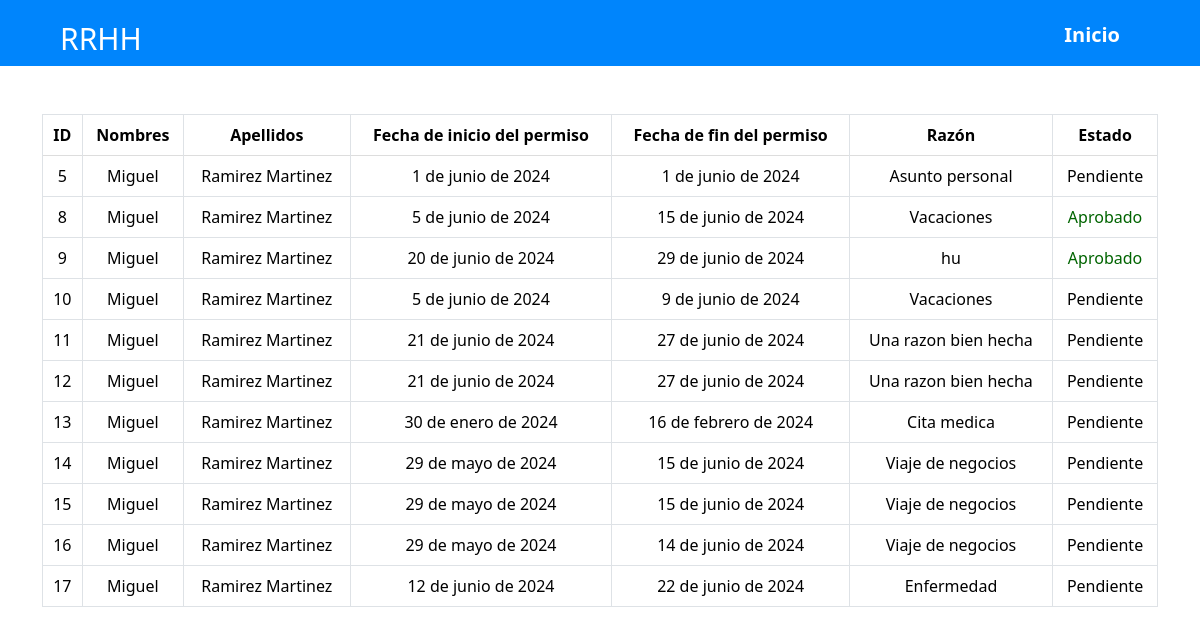
The page /rrhh/empleado/permisos/RM0009 on the database its author committed.
### RRHH/models.py (models this page shows, shortened)
class Permiso(models.Model):
    codigo_permiso = models.AutoField(primary_key=True)
    carnet = models.ForeignKey(Empleado, on_delete=models.CASCADE, related_name='permisos')
    fechainicio = models.DateField()
    fechafinal = models.DateField()
    justificacion = models.TextField()
    estado = [
        ('1', 'Aprobado'),
        ('2', 'Rechazado'),
        ('3', 'Pendiente'),
        ]
    estado = models.TextField(max_length=10, choices=estado, default='Pendiente')

class Empleado(models.Model):
    carnet = models.CharField(max_length=6, primary_key=True)
    nombres = models.CharField(max_length=50)
    apellidos = models.CharField(max_length=50)
    dui = models.CharField(max_length=10)
    area = models.ForeignKey(Area, on_delete=models.CASCADE, related_name='empleados_area', default=1)
    cargo = models.ForeignKey(Cargo, on_delete=models.CASCADE, related_name='empleados_cargo')
    departamento = models.ForeignKey('Departamento', on_delete=models.CASCADE, related_name='empleados_departamento', default=1)
    municipio = models.ForeignKey('Municipio', on_delete=models.CASCADE, related_name='empleados_municipio', default=1)
    telefono = models.CharField(max_length=9, default='0000-0000')
    sexo = [
        ('M', 'Masculino'),
        ('F', 'Femenino')
        ]
    roles = [
        ('1', 'Administrador'),
        ('2', 'Empleado')
        ]
    rol = models.CharField(max_length=1, choices=roles, default='2')
    genero = models.CharField(max_length=1, choices=sexo, default='M')
    fechanacimiento = models.DateField()
    direccion = models.TextField()
    salariobase = models.DecimalField(max_digits=10, decimal_places=2)

### RRHH/views.py (the view)
# urls.py: path('empleado/permisos/<id>',GestionarPermisosView, name='gestionar_permisosEM'),
def GestionarPermisosView(request, id):
    empleado = get_object_or_404(Empleado, carnet=id)
    permisos = Permiso.objects.filter(carnet=empleado)
    return render(request, 'EMgestionarPermisos.html', {'permisos': permisos, 'empleado':empleado})

### RRHH/templates/EMgestionarPermisos.html (shortened to what this page needs)
<!doctype html>
<html lang="en">
  <head>
    <link href="https://cdn.jsdelivr.net/npm/bootstrap@5.3.3/dist/css/bootstrap.min.css" rel="stylesheet">
  </head>
  <body>
    {% extends 'navCard.html' %}
    {% block content %}
  <br><br>
    <div class="container table-responsive text-center">
        <table class="table align-middle table-bordered">
          <thead class="table-header">
            <tr>
              <th>ID</th>
              <th>Nombres</th>
              <th>Apellidos</th>
              <th>Fecha de inicio del permiso</th>
              <th>Fecha de fin del permiso</th>
              <th>Razón</th>
              <th>Estado</th>
            </tr>
          </thead>
          <tbody class="table-body">
            {% for permiso in permisos %}
            <tr>
              <td>{{ permiso.codigo_permiso }}</td>
              <td>{{ empleado.nombres }}</td>
              <td>{{ empleado.apellidos }}</td>
              <td>{{ permiso.fechainicio }}</td>
              <td>{{ permiso.fechafinal }}</td>
              <td>{{ permiso.justificacion }}</td>
              {% if permiso.estado == '1' %}
                <td style="color: darkgreen;">Aprobado</td>
              {% elif permiso.estado == '2' %}
                <td style="color: red;">Denegado</td>
              {% elif permiso.estado == '3' %}
                <td style="color: black;">Pendiente</td>
              {%endif%}
            </tr>
            {% endfor %}
          </tbody>
        </table>
    </div>
    {% endblock %}

### RRHH/templates/EMgestionarPermisos.html (style rules this page uses)
html,body { margin: 0; }
.table-header { background-color: #f0f0f0; padding: 10px; border-bottom: 1px solid #ddd; }
.table-header th { font-weight: bold; text-align: center; }
.table-body td { text-align: center; }

### RRHH/templates/navCard.html (style rules this page uses)
html,body { margin: 0; }

### rows shown on the page
Permiso: codigo_permiso "5", fechainicio "1 de junio de 2024", fechafinal "1 de junio de 2024", justificacion "Asunto personal", estado "Pendiente"
Empleado: nombres "Miguel", apellidos "Ramirez Martinez"
Permiso: codigo_permiso "8", fechainicio "5 de junio de 2024", fechafinal "15 de junio de 2024", justificacion "Vacaciones", estado "Aprobado"
Permiso: codigo_permiso "9", fechainicio "20 de junio de 2024", fechafinal "29 de junio de 2024", justificacion "hu", estado "Aprobado"
Permiso: codigo_permiso "10", fechainicio "5 de junio de 2024", fechafinal "9 de junio de 2024", justificacion "Vacaciones", estado "Pendiente"
Permiso: codigo_permiso "11", fechainicio "21 de junio de 2024", fechafinal "27 de junio de 2024", justificacion "Una razon bien hecha", estado "Pendiente"
Permiso: codigo_permiso "12", fechainicio "21 de junio de 2024", fechafinal "27 de junio de 2024", justificacion "Una razon bien hecha", estado "Pendiente"
Permiso: codigo_permiso "13", fechainicio "30 de enero de 2024", fechafinal "16 de febrero de 2024", justificacion "Cita medica", estado "Pendiente"
Permiso: codigo_permiso "14", fechainicio "29 de mayo de 2024", fechafinal "15 de junio de 2024", justificacion "Viaje de negocios", estado "Pendiente"
Permiso: codigo_permiso "15", fechainicio "29 de mayo de 2024", fechafinal "15 de junio de 2024", justificacion "Viaje de negocios", estado "Pendiente"
Permiso: codigo_permiso "16", fechainicio "29 de mayo de 2024", fechafinal "14 de junio de 2024", justificacion "Viaje de negocios", estado "Pendiente"
Permiso: codigo_permiso "17", fechainicio "12 de junio de 2024", fechafinal "22 de junio de 2024", justificacion "Enfermedad", estado "Pendiente"
